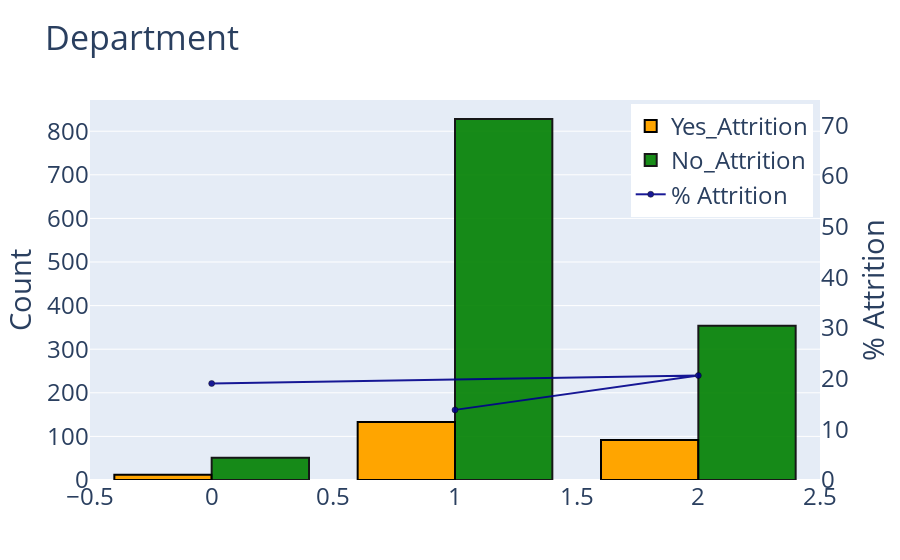

The code cell stored with this chart in its notebook:
### Code cell
barplot('Department', True)

### Figure 1 — Plotly figure (JSON) as saved in the notebook; plotly's stock layout.template omitted (floating-point values rounded to 4 significant figures)
{"data": [{"marker": {"color": "orange", "line": {"color": "#000000", "width": 2}}, "name": "Yes_Attrition", "type": "bar", "x": [1, 2, 0], "y": [133, 92, 12]}, {"marker": {"color": "green", "line": {"color": "#000000", "width": 2}}, "name": "No_Attrition", "opacity": 0.9, "type": "bar", "x": [1, 2, 0], "y": [828, 354, 51]}, {"marker": {"color": "darkblue", "line": {"color": "#000000", "width": 0.5}}, "name": "% Attrition", "opacity": 0.9, "type": "scatter", "x": [0, 2, 1], "y": [19.05, 20.63, 13.84], "yaxis": "y2"}], "layout": {"font": {"size": 24}, "legend": {"x": 0.99, "xanchor": "right", "y": 0.99, "yanchor": "top"}, "title": {"text": "Department"}, "yaxis": {"title": {"text": "Count"}}, "yaxis2": {"anchor": "x", "overlaying": "y", "range": [0, 75], "showgrid": false, "side": "right", "title": {"text": "% Attrition"}, "zeroline": false}}}
